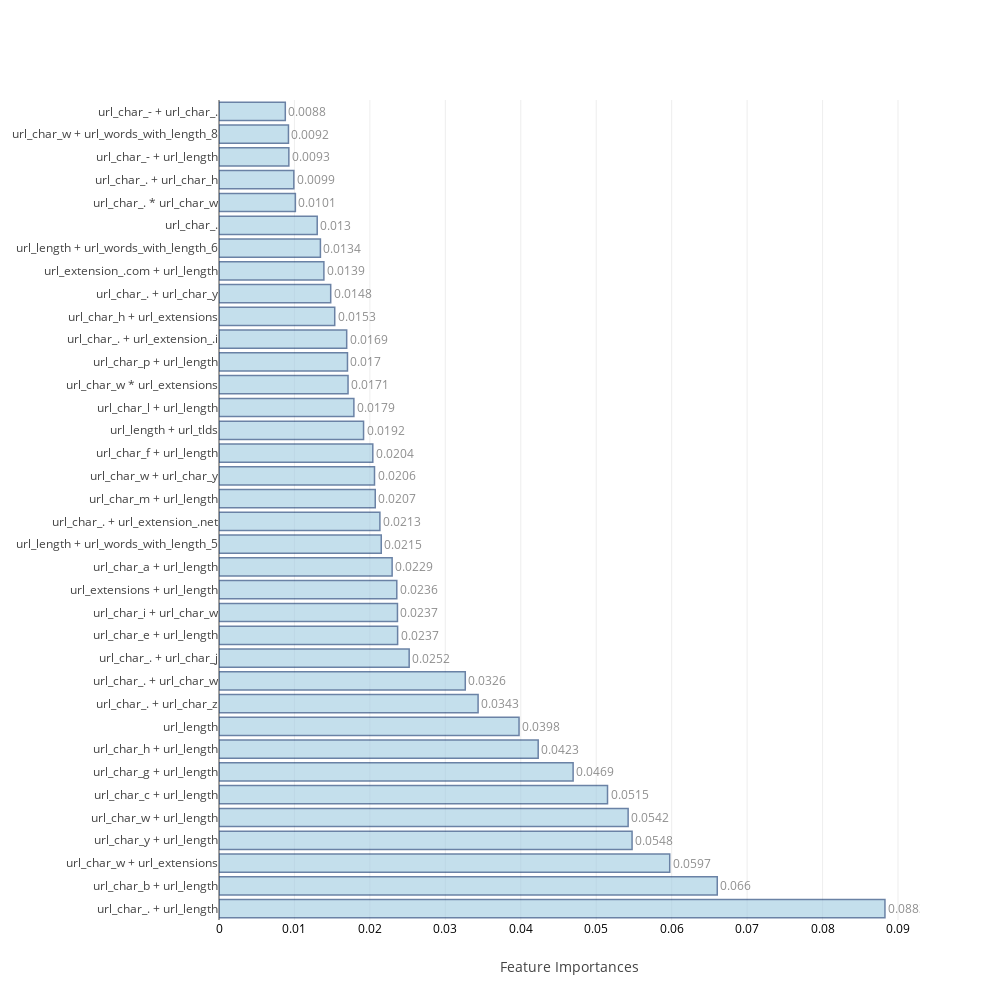

Notebook cell for this chart:
### Code cell
feat_imp=[None]*4
j=0
for i in range(0,8):
    if i>=2 and i<=5:
        model,cm_train,cm_test,acc_train,acc_test,roc_auc,feat_imp[j]=f[i](X_train,Y_train,X_test,Y_test,feature_name)
        j=j+1
    else:
        model,cm_train,cm_test,acc_train,acc_test,roc_auc=f[i](X_train,Y_train,X_test,Y_test)
    table_80_60_train.loc[i]=   ([acc_train,cm_train.TP,cm_train.TN,cm_train.FP,cm_train.FN,cm_train.FPR,cm_train.FNR])
    table_80_60_test.loc[i] =   ([acc_test ,cm_test.TP, cm_test.TN, cm_test.FP, cm_test.FN, cm_test.FPR, cm_test.FNR,roc_auc])
    print("\n")

### Figure 1 — Plotly figure (JSON) as saved in the notebook; plotly's stock layout.template omitted (floating-point values rounded to 4 significant figures)
{"data": [{"marker": {"color": "rgb(158,202,225)", "line": {"color": "rgb(8,48,107)", "width": 1.5}}, "opacity": 0.6, "orientation": "h", "text": [0.0883, 0.066, 0.0597, 0.0548, 0.0542, 0.0515, 0.0469, 0.0423, 0.0398, 0.0343, 0.0326, 0.0252, 0.0237, 0.0237, 0.0236, 0.0229, 0.0215, 0.0213, 0.0207, 0.0206, 0.0204, 0.0192, 0.0179, 0.0171, 0.017, 0.0169, 0.0153, 0.0148, 0.0139, 0.0134, 0.013, 0.0101, 0.0099, 0.0093, 0.0092, 0.0088], "textposition": "outside", "type": "bar", "uid": "6a725430-e6bb-482b-9aca-266cbcc30889", "x": [0.08827, 0.06604, 0.05974, 0.05475, 0.05423, 0.0515, 0.04694, 0.04231, 0.03977, 0.03434, 0.03264, 0.02521, 0.02368, 0.02365, 0.02356, 0.02295, 0.02151, 0.02133, 0.02071, 0.02061, 0.02038, 0.01916, 0.01788, 0.0171, 0.01703, 0.01692, 0.01534, 0.0148, 0.0139, 0.01344, 0.01302, 0.01012, 0.009915, 0.009258, 0.009206, 0.008787], "y": ["url_char_. + url_length", "url_char_b + url_length", "url_char_w + url_extensions", "url_char_y + url_length", "url_char_w + url_length", "url_char_c + url_length", "url_char_g + url_length", "url_char_h + url_length", "url_length", "url_char_. + url_char_z", "url_char_. + url_char_w", "url_char_. + url_char_j", "url_char_e + url_length", "url_char_i + url_char_w", "url_extensions + url_length", "url_char_a + url_length", "url_length + url_words_with_length_5", "url_char_. + url_extension_.net", "url_char_m + url_length", "url_char_w + url_char_y", "url_char_f + url_length", "url_length + url_tlds", "url_char_l + url_length", "url_char_w * url_extensions", "url_char_p + url_length", "url_char_. + url_extension_.i", "url_char_h + url_extensions", "url_char_. + url_char_y", "url_extension_.com + url_length", "url_length + url_words_with_length_6", "url_char_.", "url_char_. * url_char_w", "url_char_. + url_char_h", "url_char_- + url_length", "url_char_w + url_words_with_length_8", "url_char_- + url_char_."]}], "layout": {"autosize": false, "height": 1000, "width": 1000, "xaxis": {"tickfont": {"color": "black", "size": 12}, "title": "Feature Importances"}, "yaxis": {"automargin": true}}}
